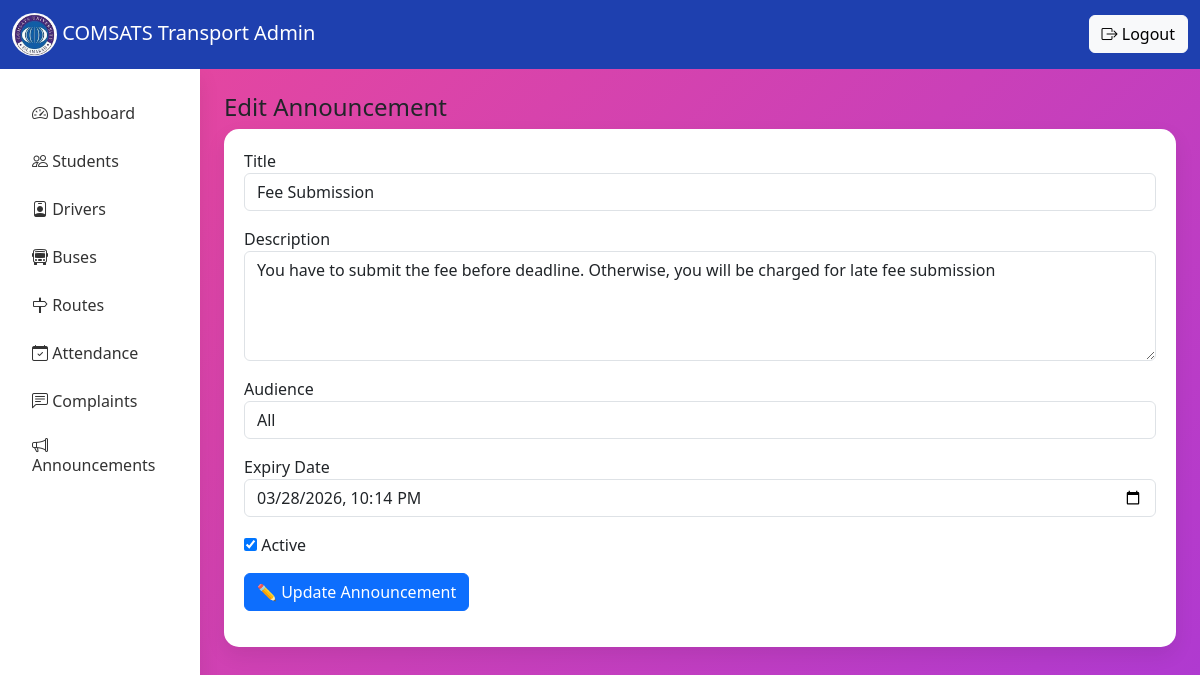
Page /dashboard/edit-announcement/1/ on the committed database.
### service/models.py (models this page shows, shortened)
class Announcement(models.Model):
    title = models.CharField(max_length=200)
    message = models.TextField()
    audience = models.CharField(
        max_length=20,
        choices=[
            ('all', 'All'),
            ('student', 'Students'),
            ('driver', 'Drivers')
        ],
        default='all'
    )
    is_active = models.BooleanField(default=True)
    expiry_date = models.DateTimeField(null=True, blank=True)
    created_at = models.DateTimeField(auto_now_add=True)

### service/views.py (the view, shortened to what this page needs)
# urls.py: path('dashboard/edit-announcement/<int:id>/', views.edit_announcement, name='edit_announcement'),
def edit_announcement(request, id):
    announcement = Announcement.objects.get(id=id)
    return render(request, "edit_announcement.html", {
        "announcement": announcement
    })

### templates/edit_announcement.html (shortened to what this page needs)
{% extends 'admin_base.html' %}
{% block content %}
<h4>Edit Announcement</h4>
<div class="dashboard-card">
<form method="POST">
<div class="mb-3">
<label>Title</label>
<input type="text" name="title"
value="{{ announcement.title }}"
class="form-control" required>
</div>
<div class="mb-3">
<label>Description</label>
<textarea name="message" class="form-control" rows="4" required>
{{ announcement.message }}
</textarea>
</div>
<div class="mb-3">
<label>Audience</label>
<select name="audience" class="form-control">
<option value="all"
{% if announcement.audience == "all" %}selected{% endif %}>
All
</option>
</select>
</div>
<div class="mb-3">
<label>Expiry Date</label>
<input type="datetime-local"
name="expiry_date"
value="{{ announcement.expiry_date|date:'Y-m-d\\TH:i' }}"
class="form-control">
</div>
<div class="mb-3">
<label>
<input type="checkbox" name="is_active"
{% if announcement.is_active %}checked{% endif %}>
Active
</label>
</div>
<button class="btn btn-primary">
✏️ Update Announcement
</button>
</form>
</div>
{% endblock %}

### templates/admin_base.html (style rules this page uses)
body { background: linear-gradient(-45deg, #1e3a8a, #2563eb, #9333ea, #ec4899); background-size: 400% 400%; animation: gradientMove 10s ease infinite; }
.dashboard-card { border:none; border-radius:15px; padding:20px; background:white; box-shadow:0 8px 20px rgba(0,0,0,0.08); }

### rows in the picture
Announcement: title "Fee Submission", message "You have to submit the fee before deadline. Otherwise, you will be charged for late fee submission", audience "All", expiry_date "03/28/2026 22:14", is_active "☑"
